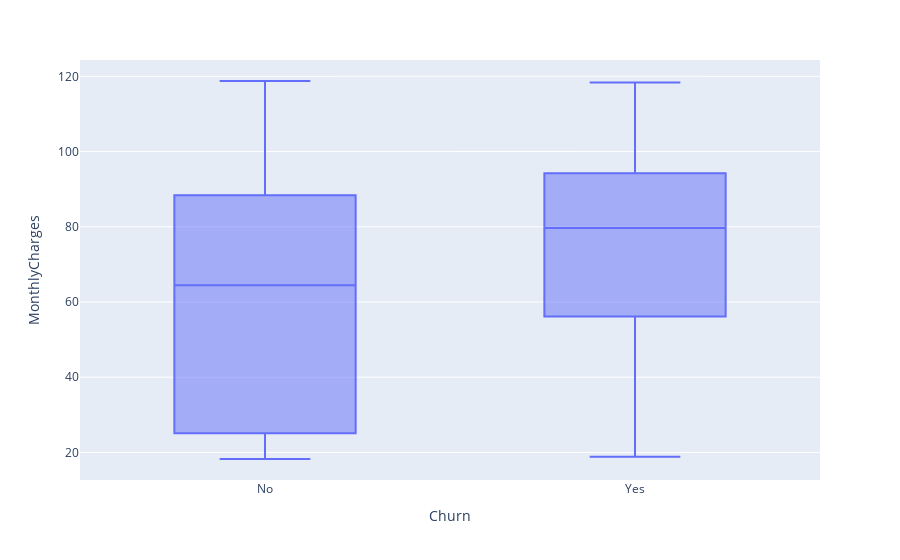

This figure's notebook cell:
### Markdown cell above
### Checking Outliers

### Code cell
px.box(df_churn, x="Churn", y="MonthlyCharges")

### Figure 1 — Plotly figure (JSON) as saved in the notebook; plotly's stock layout.template omitted (floating-point values rounded to 4 significant figures; data arrays with more than 128 entries replaced by an {"elided": "..."} marker saying what was removed)
{"data": [{"alignmentgroup": "True", "hovertemplate": "Churn=%{x}<br>MonthlyCharges=%{y}<extra></extra>", "legendgroup": "", "marker": {"color": "#636efa"}, "name": "", "notched": false, "offsetgroup": "", "orientation": "v", "showlegend": false, "type": "box", "x": {"elided": "7043 str values"}, "x0": " ", "xaxis": "x", "y": {"elided": "7043 float values"}, "y0": " ", "yaxis": "y"}], "layout": {"boxmode": "group", "legend": {"tracegroupgap": 0}, "margin": {"t": 60}, "xaxis": {"anchor": "y", "domain": [0, 1], "title": {"text": "Churn"}}, "yaxis": {"anchor": "x", "domain": [0, 1], "title": {"text": "MonthlyCharges"}}}}
